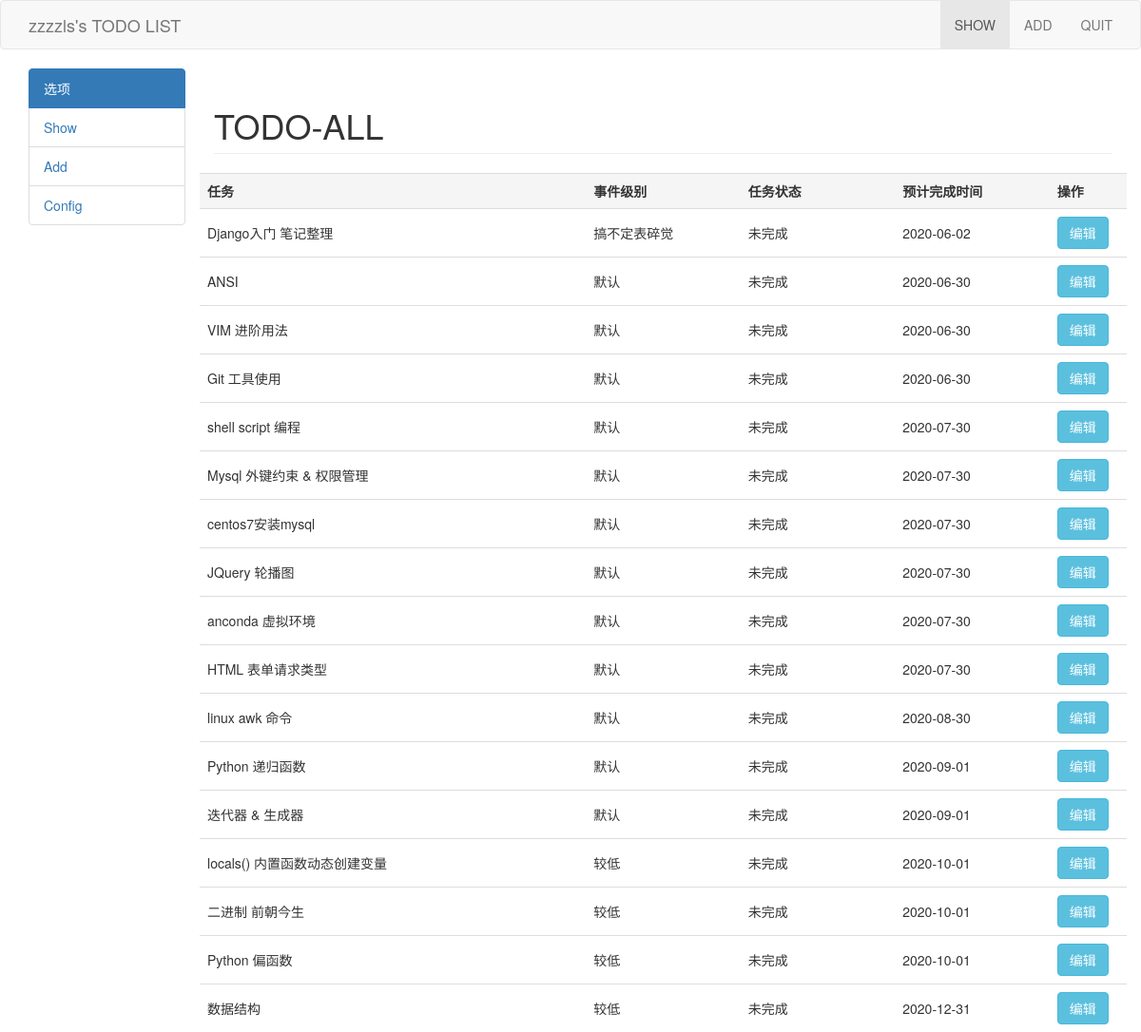
/show_all_todo/, run on the app's committed database.
### models.py (models this page shows, shortened)
class Base(db.Model):
    __abstract__ = True
    id = db.Column(db.Integer, primary_key=True, autoincrement=True)

class Todo(Base):
    todo_name = db.Column(db.String(231), unique=True)
    category = db.Column(db.String(50))
    level = db.Column(db.Integer, default=1)
    add_time = db.Column(db.Date, nullable=False)
    estimated_time = db.Column(db.Date, nullable=False)
    real_time = db.Column(db.Date)
    status = db.Column(db.Integer)
    remark = db.Column(db.Text)

### views.py (the view)
@app.route("/show_all_todo/")
def show_all_todo():
    all_todo_list = Todo.query.filter(Todo.status == 0).order_by(Todo.estimated_time).order_by(
        Todo.level).all()
    dct = {
        "all_todo_list": all_todo_list,
    }
    return render_template("show_all_todo.html",dct=dct)

### views.py (called while the page is built)
@app.template_filter("todo_status")
def todo_status(status):
    status_list = ["未完成", "已完成", "已放弃"]
    return status_list[int(status)]

@app.template_filter("todo_level")
def todo_level(level):
    status_list = ["较低", "默认", "搞不定表碎觉"]
    return status_list[int(level)]

### templates/show_all_todo.html (shortened to what this page needs)
{% extends 'base.html' %}
{% block right_body %}
    <div class="row">
        <div class="col-lg-12">
            <h1 class="page-header">TODO-ALL</h1>
        </div>
    </div>
    <div class="row">
        <table class="table table-hover">
            <tbody>
            <tr class="active row mx-0">
                <th class="col-md-5">任务</th>
                <th class="col-md-2">事件级别</th>
                <th class="col-md-2">任务状态</th>
                <th class="col-md-2">预计完成时间</th>
                <th class="col-md-1">操作</th>
            </tr>
            {% for todo in dct.all_todo_list %}
                <tr class="row">
                    <td>{{ todo.todo_name }}</td>
                    <td>{{ todo.level | todo_level }}</td>
                    <td>{{ todo.status | todo_status }}</td>
                    <td>{{ todo.estimated_time }}</td>
                    <td>
                        <a class="btn btn-info" href="{{ url_for('edit',id= todo.id) }}">编辑</a>
                    </td>
                </tr>
            {% endfor %}
            </tbody>
        </table>
    </div>
{% endblock %}

### templates/base.html (shortened to what this page needs)
<!DOCTYPE html>
<html>
<head>
    <link href="https://cdn.staticfile.org/twitter-bootstrap/3.3.7/css/bootstrap.min.css" rel="stylesheet">
</head>
<body>
<nav class="navbar navbar-default" role="navigation">
    <div class="container">
        <div class="navbar-header">
            <a href="/" class="navbar-brand">zzzzls's TODO LIST</a>
        </div>
        <div>
            <ul class="nav navbar-nav navbar-right">
                <li class="active">
                    <a href="{{ url_for("show") }}">SHOW</a>
                </li>
                <li>
                    <a href="{{ url_for("add") }}">ADD</a>
                </li>
                <li>
                    <a href="">QUIT</a>
                </li>
            </ul>
        </div>
    </div>
</nav>
<div class="container">
    <div class="row">
        <div class="col-md-2">
            <div class="row">
                <div class="col-md-12">
                    <ul class="list-group">
                <li class="list-group-item active">
                    选项
                </li>
                <li class="list-group-item">
                    <a href="{{ url_for("show") }}">Show</a>
                </li>
                <li class="list-group-item">
                    <a href="{{ url_for("add") }}">Add</a>
                </li>
                <li class="list-group-item">
                    <a href="">Config</a>
                </li>
            </ul>
                </div>
            </div>
        </div>
        <div class="col-md-10">
            {% block right_body %}{% endblock %}
        </div>
    </div>
</div>
</body>
</html>

### data on the page
Todo: todo_name "Django入门 笔记整理", level|todo_level "搞不定表碎觉", status|todo_status "未完成", estimated_time "2020-06-02"
Todo: todo_name "ANSI", level|todo_level "默认", status|todo_status "未完成", estimated_time "2020-06-30"
Todo: todo_name "VIM 进阶用法", level|todo_level "默认", status|todo_status "未完成", estimated_time "2020-06-30"
Todo: todo_name "Git 工具使用", level|todo_level "默认", status|todo_status "未完成", estimated_time "2020-06-30"
Todo: todo_name "shell script 编程", level|todo_level "默认", status|todo_status "未完成", estimated_time "2020-07-30"
Todo: todo_name "Mysql 外键约束 & 权限管理", level|todo_level "默认", status|todo_status "未完成", estimated_time "2020-07-30"
Todo: todo_name "centos7安装mysql", level|todo_level "默认", status|todo_status "未完成", estimated_time "2020-07-30"
Todo: todo_name "JQuery 轮播图", level|todo_level "默认", status|todo_status "未完成", estimated_time "2020-07-30"
Todo: todo_name "anconda 虚拟环境", level|todo_level "默认", status|todo_status "未完成", estimated_time "2020-07-30"
Todo: todo_name "HTML 表单请求类型", level|todo_level "默认", status|todo_status "未完成", estimated_time "2020-07-30"
Todo: todo_name "linux awk 命令", level|todo_level "默认", status|todo_status "未完成", estimated_time "2020-08-30"
Todo: todo_name "Python 递归函数", level|todo_level "默认", status|todo_status "未完成", estimated_time "2020-09-01"
Todo: todo_name "迭代器 & 生成器", level|todo_level "默认", status|todo_status "未完成", estimated_time "2020-09-01"
Todo: todo_name "locals() 内置函数动态创建变量", level|todo_level "较低", status|todo_status "未完成", estimated_time "2020-10-01"
Todo: todo_name "二进制 前朝今生", level|todo_level "较低", status|todo_status "未完成", estimated_time "2020-10-01"
Todo: todo_name "Python 偏函数", level|todo_level "较低", status|todo_status "未完成", estimated_time "2020-10-01"
Todo: todo_name "数据结构", level|todo_level "较低", status|todo_status "未完成", estimated_time "2020-12-31"
